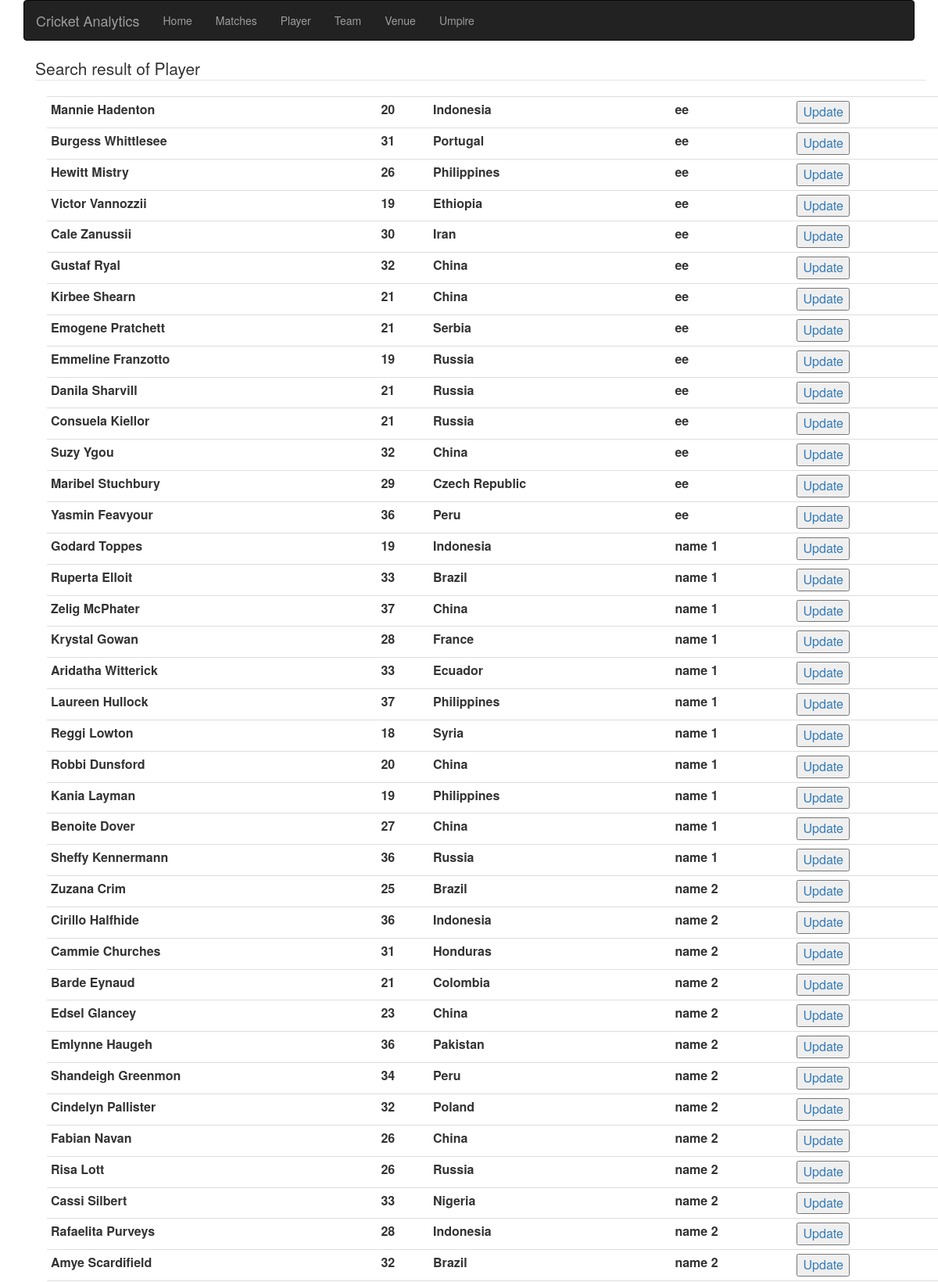
The page /PhpScripts/PlayerSearchResult.php (upper part) on the database its author committed.
### tables this page shows
CREATE TABLE player_master
(
  player_id INT NOT NULL AUTO_INCREMENT,
  player_name VARCHAR(100) NOT NULL UNIQUE,
  Player_dob DATE NOT NULL,
  team_id_fk INT NOT NULL,
  player_nationality VARCHAR(100) NOT NULL,
  PRIMARY KEY (player_id),
  FOREIGN KEY (team_id_fk) REFERENCES team_master(team_id)
);

CREATE TABLE team_master
(
  team_id INT NOT NULL AUTO_INCREMENT,
  team_name VARCHAR(100) NOT NULL UNIQUE,
  team_mascot VARCHAR(100) NOT NULL,
  team_desc VARCHAR(1000) NOT NULL,
  team_ranking int DEFAULT NULL,
  PRIMARY KEY (team_id)
);

### PhpScripts/PlayerSearchResult.php (the view, shortened to what this page needs)
<html>
<head>
    <link rel="stylesheet" href="https://maxcdn.bootstrapcdn.com/bootstrap/3.3.7/css/bootstrap.min.css">
</head>
<body>
    <link rel="stylesheet" href="https://maxcdn.bootstrapcdn.com/bootstrap/3.3.7/css/bootstrap.min.css">
<div>
    <?php include 'navBar.php';?>
    <div class="container">
        <div class="container container-fluid">
            <legend>Search result of Player</legend>
            <div class="container container-fluid">
                <table class="table table-condensed">
                    <?php
                    $servername = "localhost";
                    $username = "root";
                    $password = "mysql";
                    $database = "cricket_analytics";
                    $stext = $_GET['stext'];
                    $conn = new mysqli($servername, $username, $password, $database);
                    $sql = "select player_id,player_name,Player_dob,TIMESTAMPDIFF(YEAR, Player_dob, CURDATE()) as age, player_nationality, tm.team_name as teamName,tm.team_id as team_id    from player_master as pm join team_master tm on pm.team_id_fk = tm.team_id        WHERE pm.player_name LIKE '%$stext%';";
                    $result = $conn->query($sql);
                    if($result){
                        while($row = $result->fetch_assoc()) {
                            echo "<tr>";
                            echo "<td><b>$row[player_name]</b></td>";
                            echo "<td><b>$row[age]</b></td>";
                            echo "<td><b>$row[player_nationality]</b></td>";
                            echo "<td><b>$row[teamName]</b></td>";
                            echo "<td><a href='updatePlayer.php?id=$row[player_id]&teamname=$row[teamName]&dob=$row[Player_dob]&nationality=$row[player_nationality]&name=$row[player_name]'><button>Update</button></a></td></tr>";
                        }
                    };
                    ?>
                </table>
            </div>
        </div>
    </div>
</div>
</body>
</html>

### PhpScripts/navBar.php (shortened to what this page needs)
<div class="container">
    <nav class="navbar navbar-inverse">
        <div class="container-fluid">
            <div class="navbar-header">
                <a class="navbar-brand" href="home.php">Cricket Analytics</a>
            </div>
            <ul class="nav navbar-nav">
                <li ><a href="#">Home</a></li>
                <li><a href="ViewMatch.php">Matches</a></li>
                <li><a href="ViewPlayer.php">Player</a></li>
                <li><a href="viewAllTeams.php">Team</a></li>
                <li><a href="viewVenue.php">Venue</a></li>
                <li><a href="#">Umpire</a></li>
            </ul>
        </div>
    </nav>
</div>
<link rel="stylesheet" href="https://maxcdn.bootstrapcdn.com/bootstrap/3.3.7/css/bootstrap.min.css">

### rows shown on the page
player_master: player_name "Mannie Hadenton", row "20", player_nationality "Indonesia", team_id_fk.team_name "ee"
player_master: player_name "Burgess Whittlesee", row "31", player_nationality "Portugal", team_id_fk.team_name "ee"
player_master: player_name "Hewitt Mistry", row "26", player_nationality "Philippines", team_id_fk.team_name "ee"
player_master: player_name "Victor Vannozzii", row "19", player_nationality "Ethiopia", team_id_fk.team_name "ee"
player_master: player_name "Cale Zanussii", row "30", player_nationality "Iran", team_id_fk.team_name "ee"
player_master: player_name "Gustaf Ryal", row "32", player_nationality "China", team_id_fk.team_name "ee"
player_master: player_name "Kirbee Shearn", row "21", player_nationality "China", team_id_fk.team_name "ee"
player_master: player_name "Emogene Pratchett", row "21", player_nationality "Serbia", team_id_fk.team_name "ee"
player_master: player_name "Emmeline Franzotto", row "19", player_nationality "Russia", team_id_fk.team_name "ee"
player_master: player_name "Danila Sharvill", row "21", player_nationality "Russia", team_id_fk.team_name "ee"
player_master: player_name "Consuela Kiellor", row "21", player_nationality "Russia", team_id_fk.team_name "ee"
player_master: player_name "Suzy Ygou", row "32", player_nationality "China", team_id_fk.team_name "ee"
player_master: player_name "Maribel Stuchbury", row "29", player_nationality "Czech Republic", team_id_fk.team_name "ee"
player_master: player_name "Yasmin Feavyour", row "36", player_nationality "Peru", team_id_fk.team_name "ee"
player_master: player_name "Godard Toppes", row "19", player_nationality "Indonesia", team_id_fk.team_name "name 1"
player_master: player_name "Ruperta Elloit", row "33", player_nationality "Brazil", team_id_fk.team_name "name 1"
player_master: player_name "Zelig McPhater", row "37", player_nationality "China", team_id_fk.team_name "name 1"
player_master: player_name "Krystal Gowan", row "28", player_nationality "France", team_id_fk.team_name "name 1"
player_master: player_name "Aridatha Witterick", row "33", player_nationality "Ecuador", team_id_fk.team_name "name 1"
player_master: player_name "Laureen Hullock", row "37", player_nationality "Philippines", team_id_fk.team_name "name 1"
player_master: player_name "Reggi Lowton", row "18", player_nationality "Syria", team_id_fk.team_name "name 1"
player_master: player_name "Robbi Dunsford", row "20", player_nationality "China", team_id_fk.team_name "name 1"
player_master: player_name "Kania Layman", row "19", player_nationality "Philippines", team_id_fk.team_name "name 1"
player_master: player_name "Benoite Dover", row "27", player_nationality "China", team_id_fk.team_name "name 1"
player_master: player_name "Sheffy Kennermann", row "36", player_nationality "Russia", team_id_fk.team_name "name 1"
player_master: player_name "Zuzana Crim", row "25", player_nationality "Brazil", team_id_fk.team_name "name 2"
player_master: player_name "Cirillo Halfhide", row "36", player_nationality "Indonesia", team_id_fk.team_name "name 2"
player_master: player_name "Cammie Churches", row "31", player_nationality "Honduras", team_id_fk.team_name "name 2"
player_master: player_name "Barde Eynaud", row "21", player_nationality "Colombia", team_id_fk.team_name "name 2"
player_master: player_name "Edsel Glancey", row "23", player_nationality "China", team_id_fk.team_name "name 2"
player_master: player_name "Emlynne Haugeh", row "36", player_nationality "Pakistan", team_id_fk.team_name "name 2"
player_master: player_name "Shandeigh Greenmon", row "34", player_nationality "Peru", team_id_fk.team_name "name 2"
player_master: player_name "Cindelyn Pallister", row "32", player_nationality "Poland", team_id_fk.team_name "name 2"
player_master: player_name "Fabian Navan", row "26", player_nationality "China", team_id_fk.team_name "name 2"
player_master: player_name "Risa Lott", row "26", player_nationality "Russia", team_id_fk.team_name "name 2"
player_master: player_name "Cassi Silbert", row "33", player_nationality "Nigeria", team_id_fk.team_name "name 2"
player_master: player_name "Rafaelita Purveys", row "28", player_nationality "Indonesia", team_id_fk.team_name "name 2"
player_master: player_name "Amye Scardifield", row "32", player_nationality "Brazil", team_id_fk.team_name "name 2"
